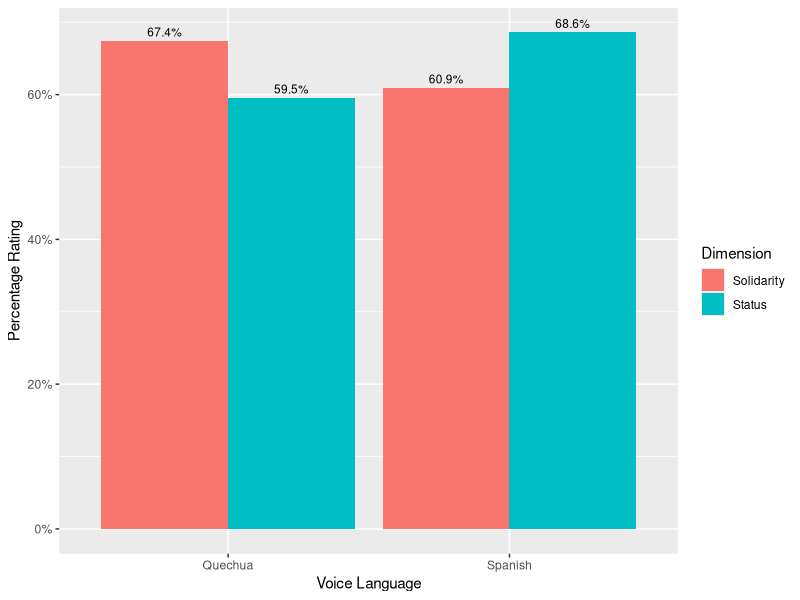
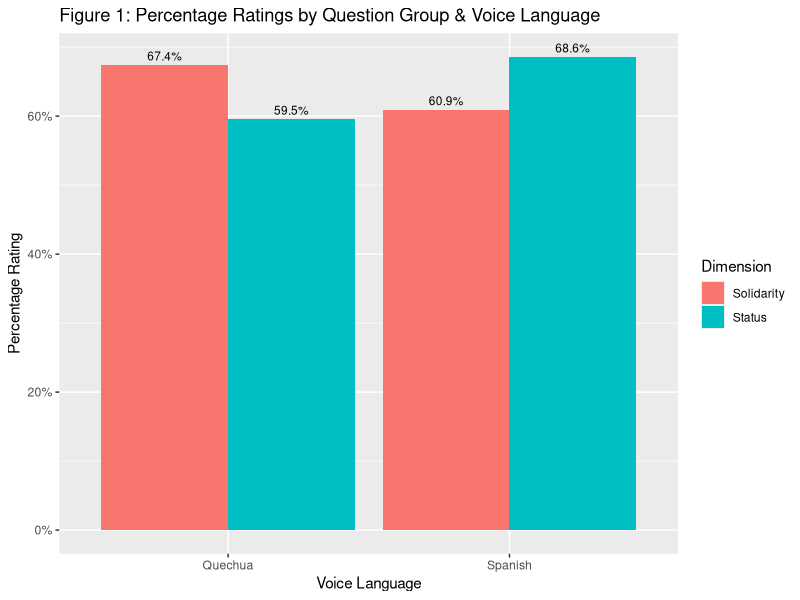

Reproduce these figures in R, in order.
#For Figure 1 LSA abstract.Includes title, scales by percentage, only includes means & no error bars and etc.

# library is ggplot2
library(ggplot2)

#creates the bitty dataset
VoiceLanguage <- c(rep("Quechua" , 2) , rep("Spanish" , 2) ) #remeber that the num of rows has to equal the num of columns (the length fn is good to check)
Dimension <- rep(c("Solidarity" , "Status") , 2)
Percentages <- c(.6742,.5954,.6091,.6859) #move decimal points over b/c scale continuous will multiply by 100
data <- data.frame(VoiceLanguage,Dimension,Percentages)

# Group it
MacsPlot <- ggplot(data, aes(fill=Dimension, y=Percentages, x=VoiceLanguage, label = scales::percent(Percentages))) + 
  geom_col(position = 'dodge') + 
  geom_text(position = position_dodge(width = .9),    # move to center of bars
            vjust = -0.5,    # nudge above top of bar
            size = 3) + 
  scale_y_continuous(labels = scales::percent)
#dodge makes the bars grouped, geom_col and geom_text add data labels


print(MacsPlot+ labs(y = "Percentage Rating", x = "Voice Language")) + ggtitle("Figure 1: Percentage Ratings by Question Group & Voice Language")


##data pooled by age and gender and converted to percentage